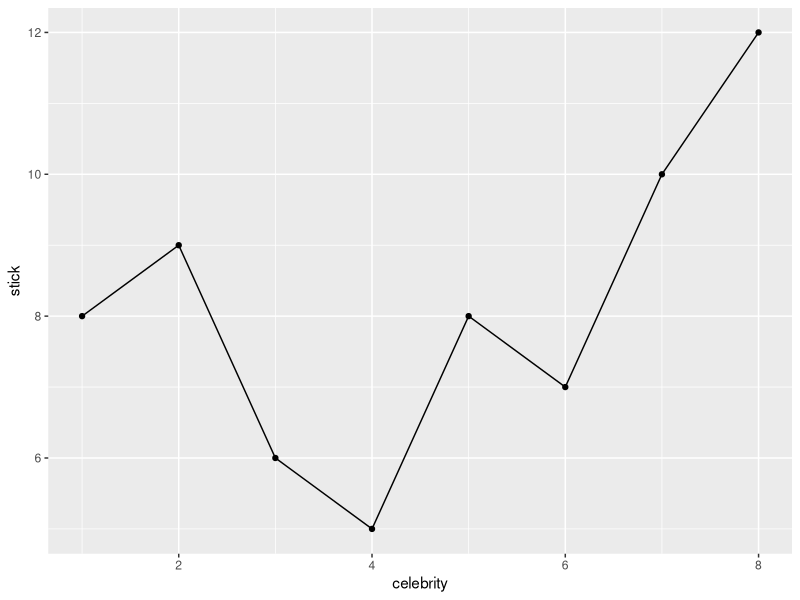
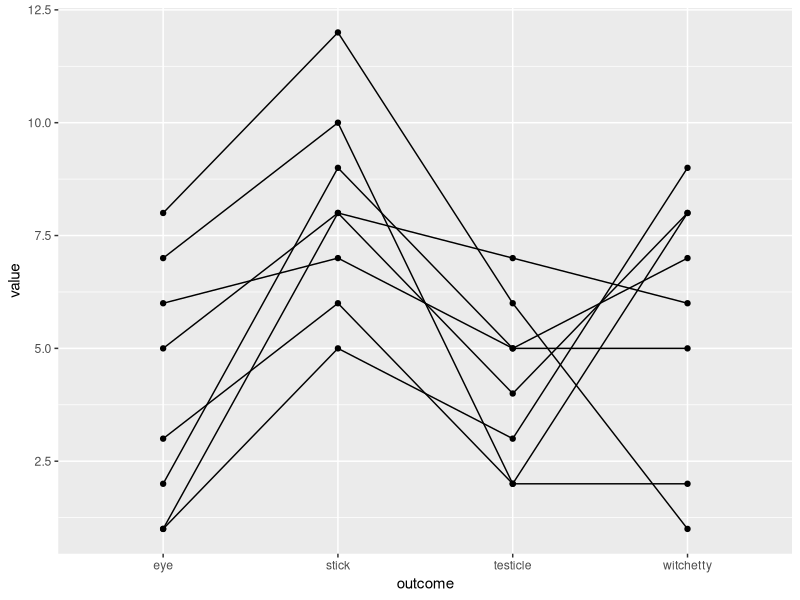

These charts were generated, in order, by the following R code:

# Introduction ------------------------------------------------------------

# Statistics journal club April 2nd 2019
# Repeated measures designs
# Script written by Oskar Flygare (@oskarflygare)

# Load packages -----------------------------------------------------------

library(tidyverse)
library(psych)
library(foreign)
library(lme4)

# Read data ---------------------------------------------------------------

df_data <- as_tibble(read.spss("spss_files_0/Bushtucker.sav"))

str(df_data)


# Restructure data --------------------------------------------------------

df_long <- df_data %>%
  gather(key = "outcome", value = "value", stick:witchetty) %>%
  arrange(celebrity)

df_long <- df_long %>%
  mutate(animal = case_when(
    outcome == "stick" ~ 1,
    outcome == "testicle" ~ 2,
    outcome == "eye" ~ 3,
    outcome == "witchetty" ~ 4
  ))

# Exploratory analysis ----------------------------------------------------

ggplot(df_data, aes(x = celebrity, y = stick)) + geom_point() + geom_line()

ggplot(df_long, aes(x = outcome, y = value, group = celebrity)) + geom_point() + geom_line(colour = 1)


# Linear regression --------------------------------------------------

# First a simple linear model
(fit_lm <- lm(value ~ outcome, data = df_long))

summary(fit_lm)

